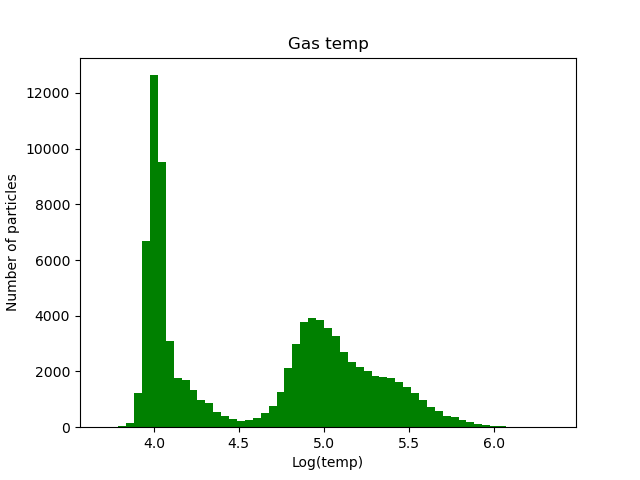

Reproduce this figure in Python.
#galaxy 219 gas histogram
import pynbody
import numpy as np
from matplotlib import colors
import matplotlib.pyplot as plt

#loading snapshot
s=pynbody.load('/mnt/data0/jillian/gguaman/r219/cosmo25p.768sg1bwK1BHe75.007779')

#setting to physical units
s.physical_units()

#centering halo
pynbody.analysis.angmom.faceon(s)

plt.hist(np.log10(s.g['temp']),color='green',bins='fd')

#customizing hist
plt.xlabel("Log(temp)")
plt.ylabel("Number of particles")
plt.title('Gas temp')

#plt.show()
plt.savefig("galaxy219_gashist.png")
